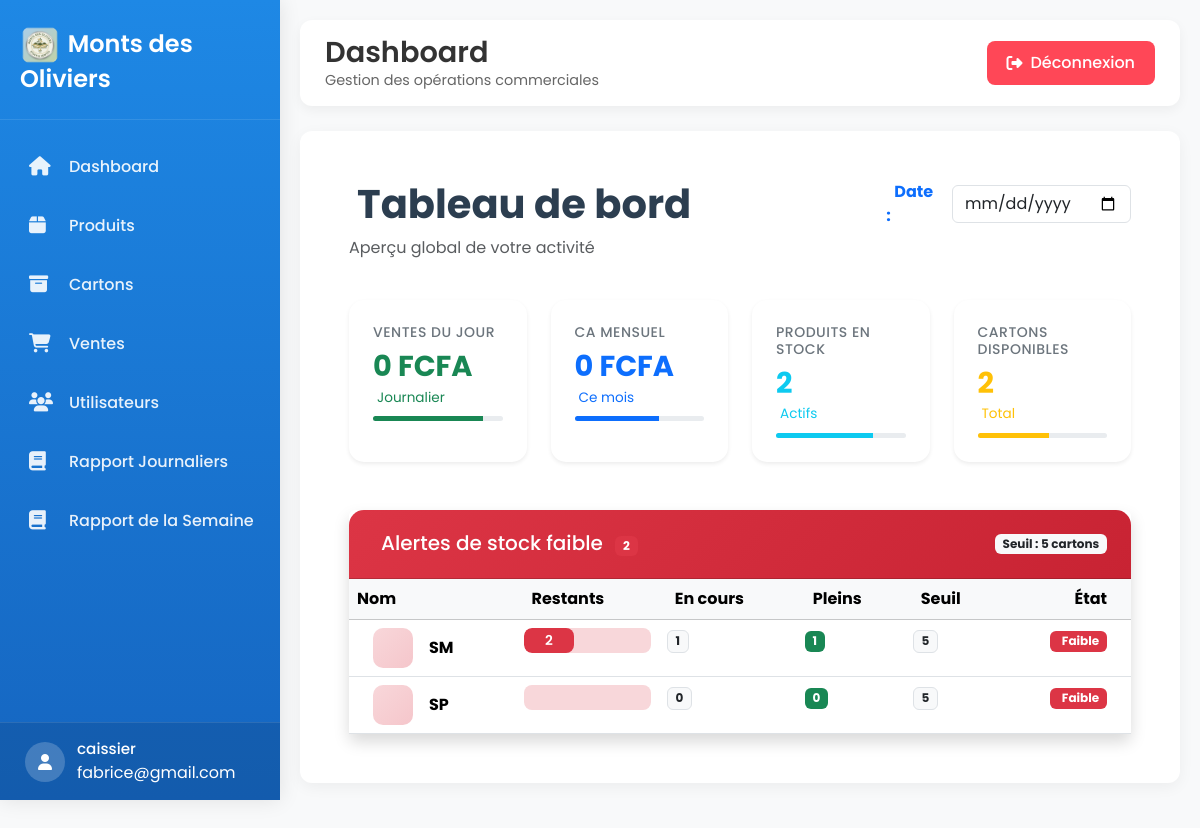
Before: /index/ (signed in) with the older database file.
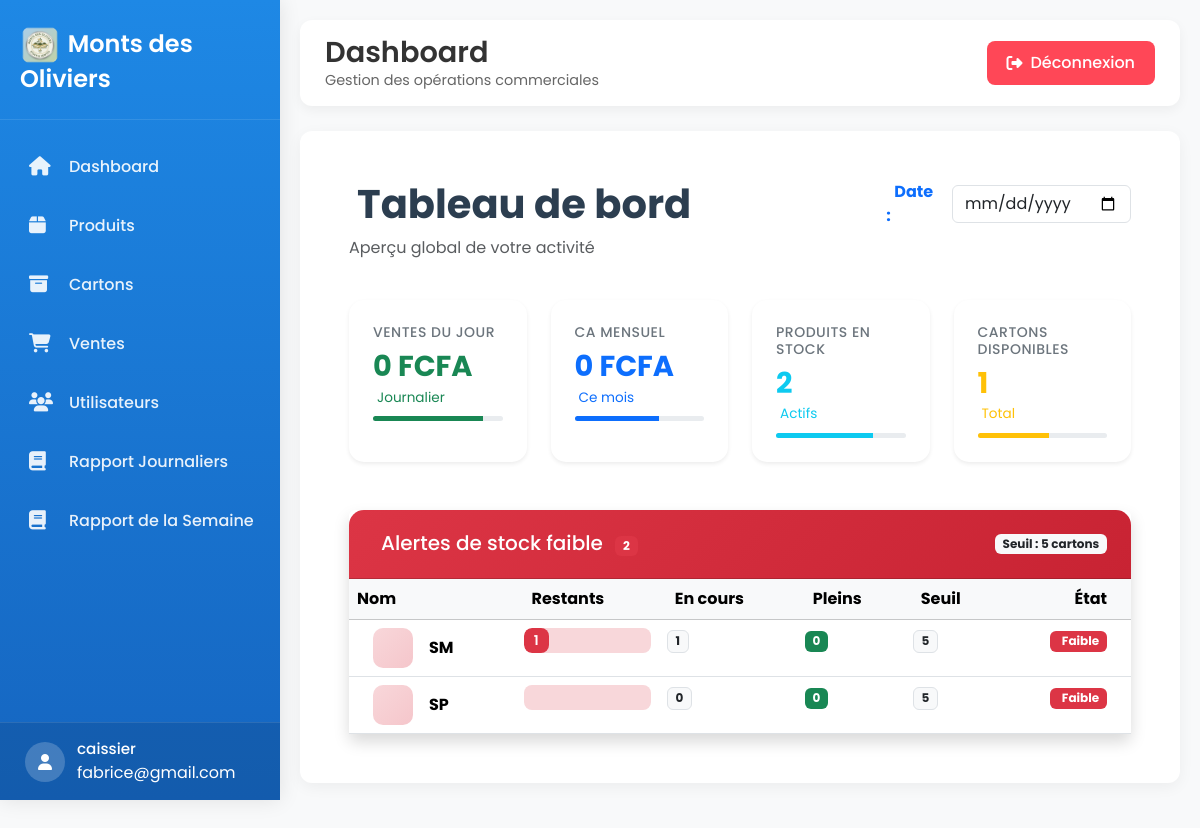
After: the same page with the newer database file.
### stock_produit/models/produit.py (models this page shows, shortened)
class Produit(models.Model):
    CATEGORY_CHOICES = [
        ('volaille', 'Volailles'),
        ('poisson', 'Poissons'),
        ('frites', 'Frites'),
    ]
    name = models.CharField(max_length=100)
    price_per_kg = models.DecimalField(max_digits=10, decimal_places=2)
    carton_price = models.DecimalField(max_digits=10, decimal_places=2)
    category = models.CharField(max_length=20, choices=CATEGORY_CHOICES)
    stock_alert = models.PositiveIntegerField(default=5)
    created_at = models.DateTimeField(auto_now_add=True)

### stock_produit/views.py (the view)
# urls.py: path("index/", views.dashboard, name="dashboard"),
@login_required
def dashboard(request):
    selected_date = request.GET.get("date")
    if selected_date:
        date = datetime.strptime(selected_date, "%Y-%m-%d").date()
    else:
        date = timezone.now().date()
    ventes_jour = Vente.objects.filter(recu__created_at__date=date)
    total_jour = ventes_jour.aggregate(
        total=Sum("total_price")
    )["total"] or 0
    chiffre_affaire_mois = Vente.objects.filter(
        recu__created_at__year=date.year,
        recu__created_at__month=date.month
    ).aggregate(
        total=Sum("total_price")
    )["total"] or Decimal("0")
    produits_disponibles = Produit.objects.annotate(
    cartons_restants=Count(
        "cartons",
        filter=Q(cartons__is_sold_out=False)
    ),
    cartons_en_cours=Count(
        "cartons",
        filter=Q(
            cartons__remaining_weight__gt=0,
            cartons__remaining_weight__lt=F("cartons__initial_weight")
        )
    ),
    cartons_pleins=Count(
        "cartons",
        filter=Q(
            cartons__remaining_weight=F("cartons__initial_weight")
        )
    ),
)
    total_produits = produits_disponibles.count()
    total_cartons = Carton.objects.filter(is_sold_out=False).count()
    stocks_faibles = produits_disponibles.filter(
        cartons_restants__lte=F("stock_alert")
    )
    context = {
        "selected_date": date,
        "total_jour": total_jour,
        "chiffre_affaire_mois": chiffre_affaire_mois,
        "total_produits": produits_disponibles.count(),
        "total_cartons": Carton.objects.filter(is_sold_out=False).count(),
        "stocks_faibles": stocks_faibles,
    }
    return render(request, "Dashboard/index.html", context)

### stock_produit/templates/Dashboard/index.html (shortened to what the changed rows need)
{% extends "Base/base.html" %}
{% block content %}
<div class="dashboard-container">
    <div class="row mb-4">
        <div class="col-md-8">
            <h1 class="dashboard-title">
                Tableau de bord
            </h1>
        </div>
    </div>
    <div class="row mb-4">
        <div class="col-xl-3 col-md-6 mb-4">
            <div class="card stat-card shadow-sm border-0 h-100" role="region" aria-label="Ventes du jour">
                <div class="card-body">
                    <div class="d-flex justify-content-between align-items-start">
                        <div>
                            <h2 class="h6 stat-label">Ventes du jour</h2>
                        </div>
                    </div>
                </div>
            </div>
        </div>
        <div class="col-xl-3 col-md-6 mb-4">
            <div class="card stat-card shadow-sm border-0 h-100" role="region" aria-label="Chiffre d'affaires mensuel">
                <div class="card-body">
                    <div class="d-flex justify-content-between align-items-start">
                        <div>
                            <h2 class="h6 stat-label">CA Mensuel</h2>
                        </div>
                    </div>
                </div>
            </div>
        </div>
        <div class="col-xl-3 col-md-6 mb-4">
            <div class="card stat-card shadow-sm border-0 h-100" role="region" aria-label="Produits en stock">
                <div class="card-body">
                    <div class="d-flex justify-content-between align-items-start">
                        <div>
                            <h2 class="h6 stat-label">Produits en stock</h2>
                        </div>
                    </div>
                </div>
            </div>
        </div>
        <div class="col-xl-3 col-md-6 mb-4">
            <div class="card stat-card shadow-sm border-0 h-100" role="region" aria-label="Cartons disponibles">
                <div class="card-body">
                    <div class="d-flex justify-content-between align-items-start">
                        <div>
                            <h2 class="h6 stat-label">Cartons disponibles</h2>
                            <p class="stat-value text-warning">{{ total_cartons }}</p>
                            <p class="stat-change text-warning mb-0">
                                Total
                            </p>
                        </div>
                    </div>
                </div>
            </div>
        </div>
    </div>
    <div class="row">
        <div class="col-12">
            <div class="card shadow border-0">
                <div class="card-header alert-header d-flex justify-content-between align-items-center">
                    <div>
                        <h2 class="h5 mb-0 d-inline">Alertes de stock faible</h2>
                        {% if stocks_faibles %}
                        <span class="badge bg-danger ms-2">{{ stocks_faibles|length }}</span>
                        {% endif %}
                    </div>
                    <span class="badge bg-light text-dark">
                        Seuil : {{ stocks_faibles.0.stock_alert|default:"10" }} cartons
                    </span>
                </div>
                <div class="card-body p-0">
                    <div class="table-responsive">
                        <table class="table table-hover mb-0" aria-label="Liste des alertes de stock faible">
                            <thead class="table-light">
                                <tr>
                                    <th scope="col">Nom</th>
                                    <th scope="col">
                                        Restants
                                    </th>
                                    <th scope="col">
                                        En cours
                                    </th>
                                    <th scope="col">
                                        Pleins
                                    </th>
                                    <th scope="col">
                                        Seuil
                                    </th>
                                    <th scope="col" class="text-end pe-4">État</th>
                                </tr>
                            </thead>
                            <tbody>
                                {% for p in stocks_faibles %}
                                <tr class="alert-row">
                                    <td class="ps-4">
                                        <div class="d-flex align-items-center">
                                            <div class="product-icon me-3" aria-hidden="true">
                                            </div>
                                            <div>
                                                <strong>{{ p.name }}</strong>
                                            </div>
                                        </div>
                                    </td>
                                    <td>
                                        <div class="stock-indicator">
                                            <div class="progress" style="height: 25px;"
                                                 role="progressbar"
                                                 aria-valuenow="{{ p.cartons_restants }}"
                                                 aria-valuemin="0"
                                                 aria-valuemax="{{ p.stock_alert }}">
                                                {% with percent=p.cartons_restants|add:"0"|floatformat:0 %}
                                                <div class="progress-bar bg-danger"
                                                     style="width: {% widthratio p.cartons_restants p.stock_alert 100 %}%">
                                                    {{ p.cartons_restants }}
                                                </div>
                                                {% endwith %}
                                            </div>
                                        </div>
                                    </td>
                                    <td>
                                        <span class="badge bg-light text-dark border">
                                            {{ p.cartons_en_cours }}
                                        </span>
                                    </td>
                                    <td>
                                        <span class="badge bg-success">
                                            {{ p.cartons_pleins }}
                                        </span>
                                    </td>
                                    <td>
                                        <span class="badge bg-light text-dark border">
                                            {{ p.stock_alert }}
                                        </span>
                                    </td>
                                    <td class="text-end pe-4">
                                        {% if p.cartons_restants <= p.stock_alert %}
                                            <span class="badge bg-danger">
                                                Faible
                                            </span>
                                        {% else %}
                                            <span class="badge bg-success">
                                                <i class="bi bi-check-circle me-1" aria-hidden="true"></i>OK
                                            </span>
                                        {% endif %}
                                    </td>
                                </tr>
                                {% endfor %}
                            </tbody>
                        </table>
                    </div>
                </div>
            </div>
        </div>
    </div>
</div>
{% endblock %}

Changed rows visible on the page:
changed Produit "SM": cartons_restants "2" → "1"; cartons_pleins "1" → "0"
Other visible differences:
{{ total_cartons }}: "2" → "1"
